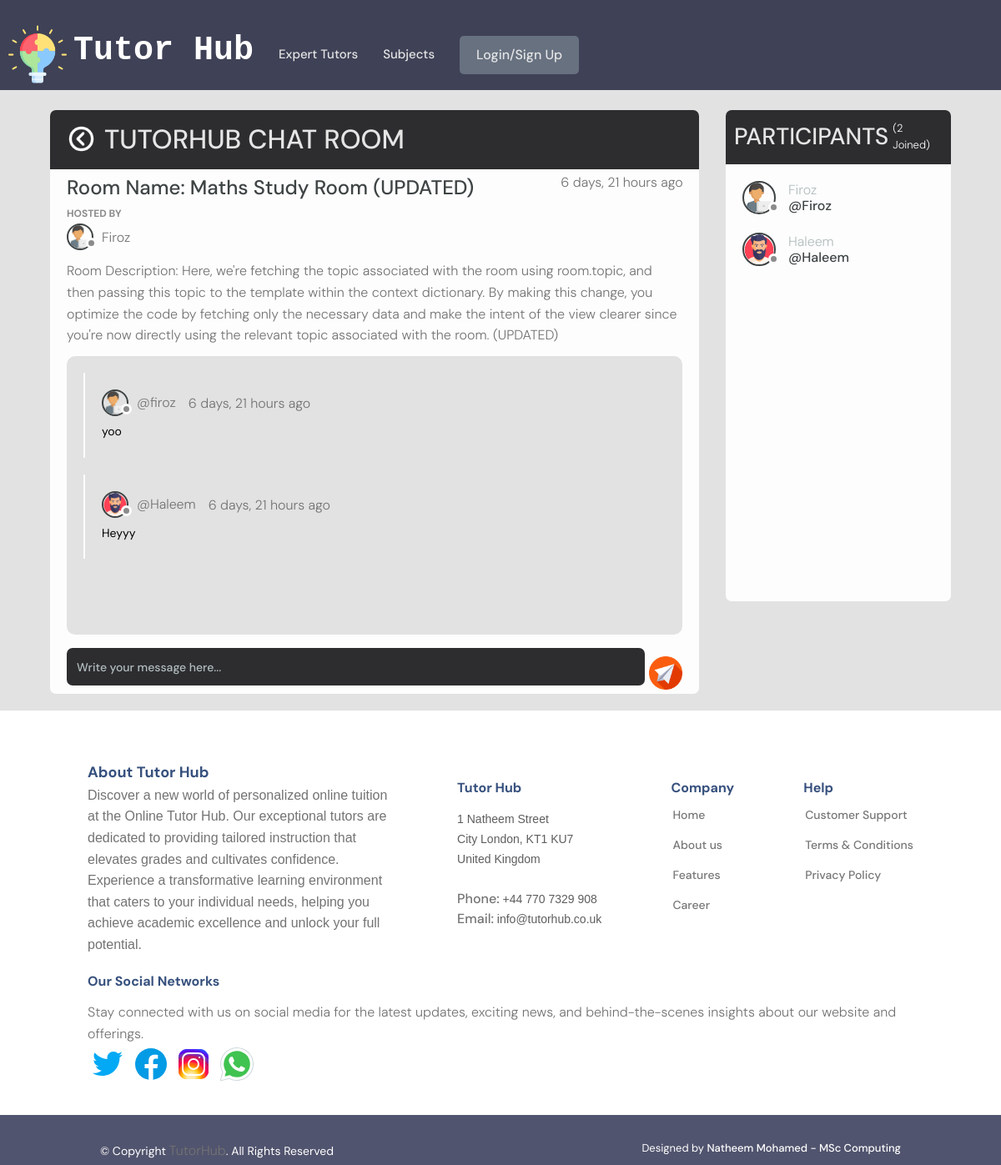
/room/7, run on an earlier commit of the app's database.
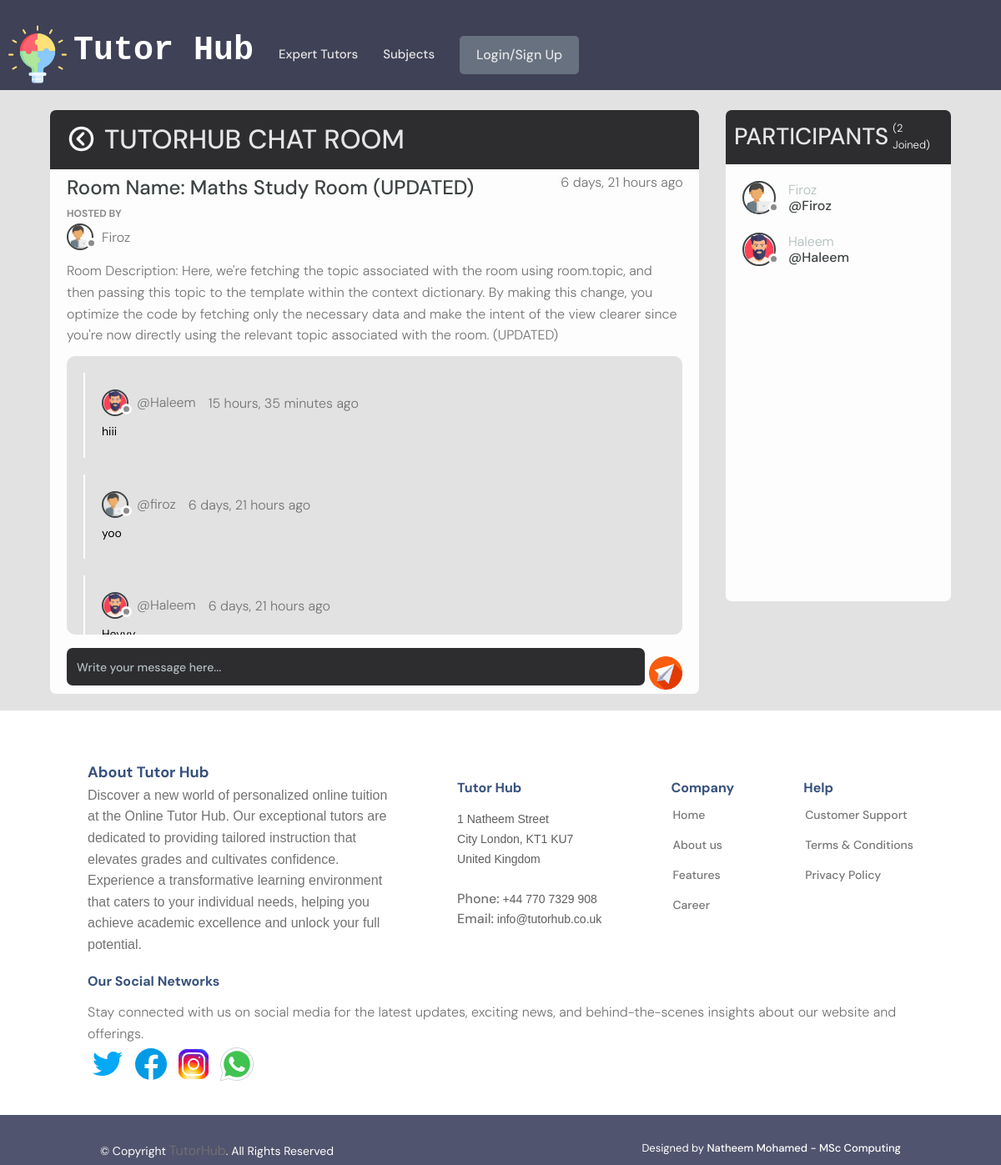
And on a later commit of the database.
### chat/models.py (models this page shows, shortened)
class ChatMessage(models.Model):
    user = models.ForeignKey(StudentProfile, on_delete=models.CASCADE)
    room = models.ForeignKey(Room, on_delete=models.CASCADE)
    body = models.TextField()
    updated = models.DateTimeField(auto_now=True)
    created = models.DateTimeField(auto_now_add=True)
    class Meta:
        ordering = ['-updated', '-created']

### userprofile/models.py (models this page shows, shortened)
class StudentProfile(models.Model):
    user = models.OneToOneField(settings.AUTH_USER_MODEL, on_delete=models.CASCADE,
                                       null=True, blank=True)
    email = models.EmailField(max_length=500, blank=False, null=True)
    username = models.CharField(max_length=200, blank=False, null=True)
    name = models.CharField(max_length=200, blank=False, null=True)
    first_name = models.CharField(max_length=300, blank=False, null=True)
    last_name = models.CharField(max_length=300, blank=True, null=True)
    short_goal = models.CharField(max_length=200, blank=True, null=True)
    bio = models.TextField(blank=True, null=True)
    EDUCATION_LEVEL = (
        ('Year 7', 'Year 7 KS3'),
        ('Year 8', 'Year 8 KS3'),
        ('Year 9', 'Year 9 KS3'),
        ('Year 10', 'Year 10 KS4'),
        ('Year 11', 'Year 11 KS4'),
        ('Year 12', 'Year 12 KS5'),
        ('Year 13', 'Year 13 KS5'),
    )
    Year_group = models.CharField(max_length=200, choices=EDUCATION_LEVEL)
    interested_subjects = models.ManyToManyField('MainSubjSkill',blank=True)
    profile_image = models.ImageField(null=True, blank=True, upload_to='student-profile-img/',
                                      default="defaultprofileimg/studentdefault.png")
    created = models.DateTimeField(auto_now_add=True)
    id = models.UUIDField(default=uuid.uuid4, unique=True, primary_key=True, editable=False)
    parent_name = models.CharField(max_length=150, blank=True, null=True)
    parent_email = models.EmailField(max_length=500, blank=True, null=True)
    parent_phone = models.CharField(max_length=20, blank=True, null=True)
    parent_pro_image = models.ImageField(null=True, blank=True, upload_to='student-parent-profile-img/',
                                      default="defaultprofileimg/parentm.png")
    PREFERRED_AVAILABILITY_CHOICES = [
        ('Weekday mornings', 'Weekday mornings'),
        ('Weekday afternoons', 'Weekday afternoons'),
        ('Weekday evenings', 'Weekday evenings'),
        ('Weekends mornings', 'Weekends mornings'),
        ('Weekends afternoons', 'Weekends afternoons'),
        ('Weekends evenings', 'Weekends evenings'),
    ]
    preferred_availability = models.CharField(
        max_length=100, choices=PREFERRED_AVAILABILITY_CHOICES, blank=True, null=True
    )

### chat/views.py (the view, shortened to what this page needs)
# urls.py: path('room/<str:pk>', views.room, name="room"),
def room(request, pk):
    room = Room.objects.get(id=pk)
    room_messages = room.chatmessage_set.all().order_by('-created')
    participants = room.participants.all()
    context = {'room': room, 'room_messages': room_messages,
               'participants': participants}
    return render(request, 'chat/room.html', context)

### chat/models.py (called while the page is built)
    def __str__(self):
        return self.name

### chat/templates/chat/room.html (shortened to what this page needs)
{% extends 'main.html' %}
{% load static %}
{% block content %}
<head>
<link rel='stylesheet' type='text/css' href="{% static 'styles/chat.css' %}"/>
</head>
<main class="profile-page layout layout--2">
  <div class="container__room">
        <div class="room">
        <div class="room__top">
            <div class="room__topLeft">
                <a href="{% url 'all-rooms' %}"><i class="im im-angle-left"><img src="{% static 'images/default-image/previouswhite1.png' %}" style="max-width: 35px; color: white;"></i></a>
            <h3>TutorHub Chat Room</h3>
            </div>
        </div>
        <div class="room__box scroll">
            <div class="room__header scroll">
            <div class="room__info">
                <h3>Room Name: {{ room.name }}</h3>
                <span>{{ room.created|timesince }} ago</span>
            </div>
            <div class="room__hosted">
                <p>Hosted By</p>
                <a href="{% url 'studentchat-profile' room.host.id %}" class="room__author">
                <div class="avatar avatar--small">
                    <img src="{{ room.host.profile_image.url }}" />
                </div>
                <span>{{ room.host.username|capfirst }}</span>
                </a>
            </div>
            {% if room.description %}
            <div class="room__details">
                <p> Room Description: {{ room.description }}</p>
            </div>
            {% endif %}
            </div>
            <div class="room__conversation">
            <div class="threads scroll">
                {% for message in room_messages %}
                <div class="thread">
                <div class="thread__top">
                    <div class="thread__author">
                    <a href="{% url 'studentchat-profile' message.user.id%}" class="thread__authorInfo">
                        <div class="avatar avatar--small">
                        <img src="{{message.user.profile_image.url}}" />
                        </div>
                        <span>@{{message.user.username}}</span>
                    </a>
                    <span class="thread__date">{{message.created|timesince}} ago</span>
                    </div>
                </div>
                <div class="thread__details">
                    {{ message.body }}
                </div>
                </div>
                {% endfor %}
            </div>
            </div>
        </div>
        <div class="room__message" style="display: flex; align-items: center;">
            <form action="" method="POST" style="flex: 1; display: flex;">
                <input name="body" placeholder="Write your message here..." style="flex: 1;" />
                <button type="submit" style="border: none; background-color: transparent;">
                    <img src="{% static 'images/default-image/sendr.png' %}" style="max-width: 40px; margin-left: 0.5rem;">
                </button>
            </form>
        </div>
        </div>
        <div class="participants">
        <h4 class="participants__top">Participants <span>({{ participants.count }} Joined)</span></h4>
        <div class="participants__list scroll">
            {% for user in participants %}
            <a href="{% url 'studentchat-profile' user.id %}" class="participant">
            <div class="avatar avatar--medium">
                <img src="{{ user.profile_image.url }}" />
            </div>
            <p>
                {{ user.username|capfirst }}
                <span>@{{ user.username|capfirst }}</span>
            </p>
            </a>
            {% endfor %}
        </div>
        </div>
  </div>
</main>
{% endblock content %}

What changed in the data, as far as the page shows it:
added ChatMessage: user.profile_image (picture), user.username "Haleem", created "15 hours, 35 minutes", body "hiii"
